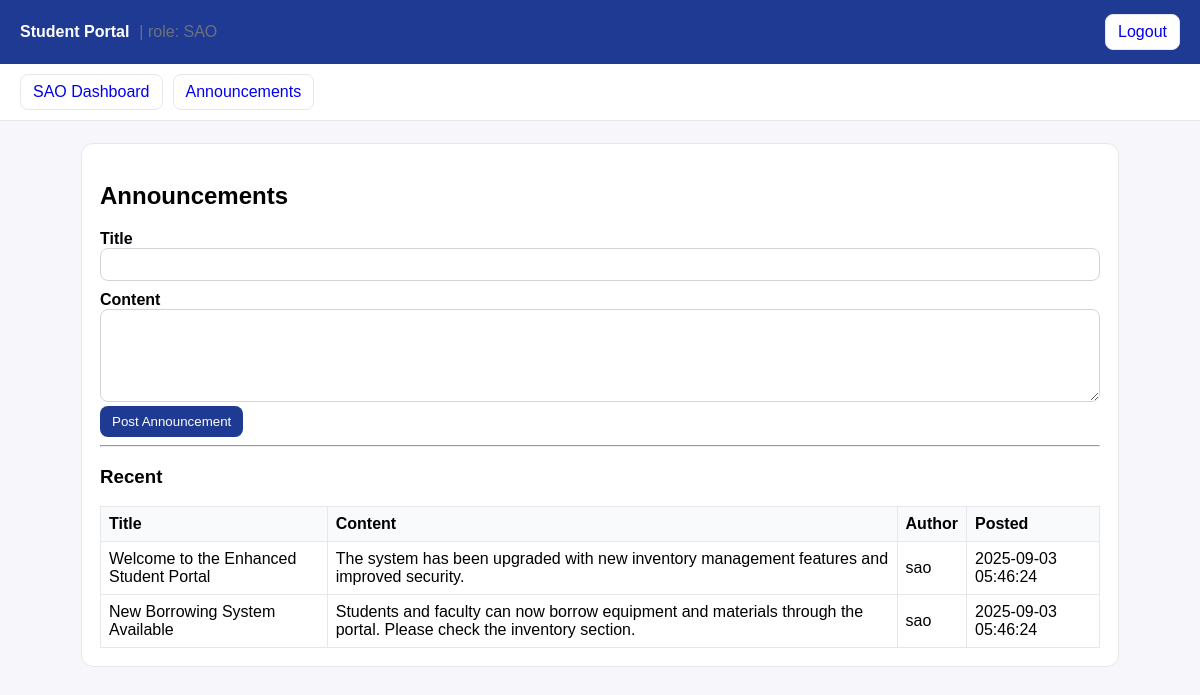
The app's page /sao/announcements.php (signed in) with its own data.
### tables this page shows
CREATE TABLE announcements (
  id INT AUTO_INCREMENT PRIMARY KEY,
  title VARCHAR(255) NOT NULL,
  content TEXT NOT NULL,
  priority ENUM('low', 'medium', 'high') DEFAULT 'medium',
  posted_by INT,
  is_active TINYINT(1) DEFAULT 1,
  posted_at TIMESTAMP DEFAULT CURRENT_TIMESTAMP,
  updated_at TIMESTAMP DEFAULT CURRENT_TIMESTAMP ON UPDATE CURRENT_TIMESTAMP,
  FOREIGN KEY (posted_by) REFERENCES users(id)
);

CREATE TABLE users (
  id INT AUTO_INCREMENT PRIMARY KEY,
  username VARCHAR(100) NOT NULL UNIQUE,
  password VARCHAR(255) NOT NULL,
  email VARCHAR(190) UNIQUE,
  first_name VARCHAR(100),
  last_name VARCHAR(100),
  role_id INT NOT NULL,
  is_active TINYINT(1) DEFAULT 1,
  last_login TIMESTAMP NULL,
  session_token VARCHAR(255) NULL,
  session_expires TIMESTAMP NULL,
  created_at TIMESTAMP DEFAULT CURRENT_TIMESTAMP,
  updated_at TIMESTAMP DEFAULT CURRENT_TIMESTAMP ON UPDATE CURRENT_TIMESTAMP,
  FOREIGN KEY (role_id) REFERENCES roles(id)
);

### sao/announcements.php (the view, shortened to what this page needs)
<?php
include __DIR__ . "/../shared/header.php";
require_once __DIR__ . "/../data/db.php";
$res = mysqli_query($con, "SELECT a.id, a.title, a.content, a.posted_at, u.username AS author
                           FROM announcements a
                           LEFT JOIN users u ON u.id = a.posted_by
                           ORDER BY a.posted_at DESC");
?>
<h2>Announcements</h2>
<form method="post">
  <label>Title</label>
  <input name="title" required>
  <label>Content</label>
  <textarea name="content" rows="5" required></textarea>
  <button type="submit">Post Announcement</button>
</form>
<hr>
<h3>Recent</h3>
<table>
  <tr><th>Title</th><th>Content</th><th>Author</th><th>Posted</th></tr>
  <?php while ($row = mysqli_fetch_assoc($res)): ?>
    <tr>
      <td><?php echo htmlspecialchars($row["title"]); ?></td>
      <td><?php echo nl2br(htmlspecialchars($row["content"])); ?></td>
      <td><?php echo htmlspecialchars($row["author"] ?? ""); ?></td>
      <td><?php echo htmlspecialchars($row["posted_at"]); ?></td>
    </tr>
  <?php endwhile; ?>
</table>
<?php include __DIR__ . "/../shared/footer.php"; ?>

### shared/header.php (style rules this page uses)
body { font-family: Arial, sans-serif; margin:0; background:#f7f7fb; }
input, select, textarea { padding:8px; border:1px solid #d1d5db; border-radius:8px; width:100%; box-sizing:border-box; }
label { display:block; margin-top:10px; font-weight:bold; }
button { padding:8px 12px; border-radius:8px; border:0; background:#1f3a93; color:#fff; cursor:pointer; }
table { border-collapse:collapse; width:100%; }
th, td { border:1px solid #e5e7eb; padding:8px; text-align:left; }
th { background:#f8fafc; }

### records on screen
announcements: title "Welcome to the Enhanced Student Portal", content "The system has been upgraded with new inventory management features and improved security.", posted_by.username "sao", posted_at "2025-09-03 05:46:24"
announcements: title "New Borrowing System Available", content "Students and faculty can now borrow equipment and materials through the portal. Please check the inventory section.", posted_by.username "sao", posted_at "2025-09-03 05:46:24"

### other values on screen
$_SESSION["role_name"] "SAO"
